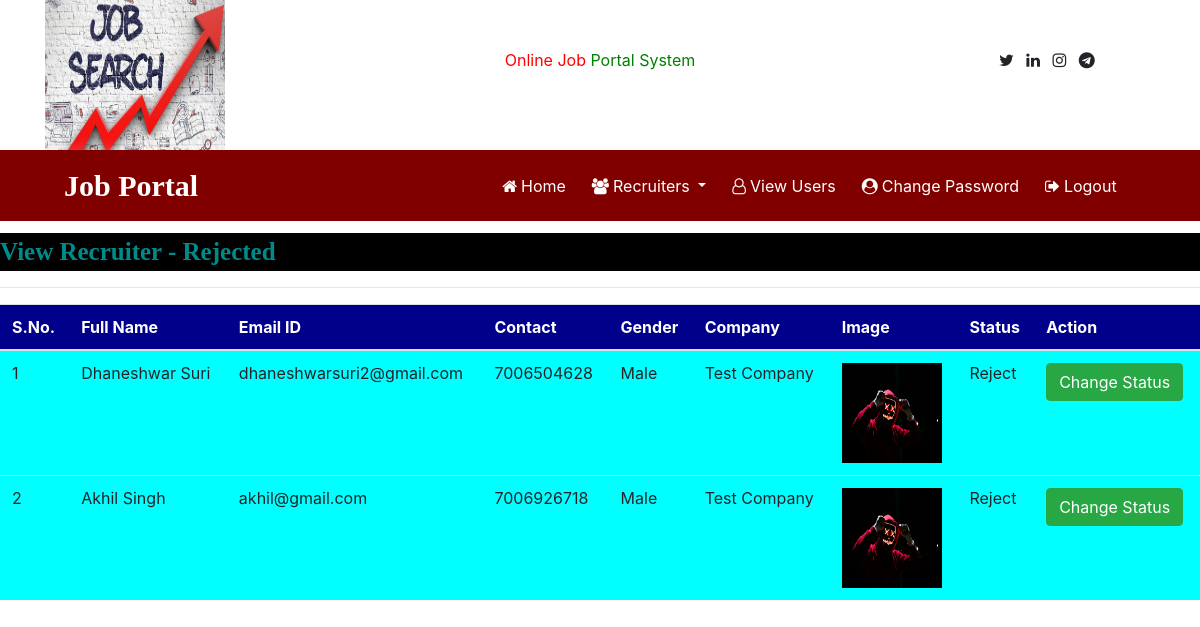
Page /recruiter_rejected (signed in) on the committed database.
### job/models.py (models this page shows, shortened)
class Recruiter(models.Model):
        user = models.ForeignKey(User, on_delete=models.CASCADE)
        mobile = models.CharField(max_length=15, null=True)
        image = models.FileField(upload_to="profile", null=True)
        type = models.CharField(max_length=20, null=True)
        gender = models.CharField(max_length=10, null=True)
        company = models.CharField(max_length=200, null=True)
        status = models.CharField(max_length=20, null=True)

### job/views.py (the view)
# urls.py: path('recruiter_rejected', recruiter_rejected, name='recruiter_rejected'),
def recruiter_rejected(request):
    if not request.user.is_authenticated:
        return redirect('admin_login')
    data = Recruiter.objects.filter(status="Reject")
    d = {'data': data}
    return render(request, 'recruiter_rejected.html',d)

### job/templates/recruiter_rejected.html
{%load static %}
{% block body %}
    {% include 'admin_navigation.html' %}
<marquee style="font-family: 'Monotype Corsiva',serif ; font-size: 25px ; color: darkcyan ; background-color: black ; font-weight: bold ; margin-top: 1% ">
    View Recruiter - Rejected
    </marquee>
    <hr>
<div >
 <table class="table table-hover " id="example">
<thead>
<tr style="background-color: darkblue; color: white">
    <th>S.No.</th>
    <th>Full Name</th>
    <th>Email ID</th>
    <th>Contact</th>
    <th>Gender</th>
    <th>Company</th>
    <th>Image</th>
    <th>Status</th>
    <th>Action</th>
</tr>
</thead>
<tbody>
{%  for i in data %}
<tr style="background-color: aqua">
    <td>{{ forloop.counter }}</td>
<td>{{ i.user.first_name }} {{ i.user.last_name }}</td>
<td>{{ i.user.username }}</td>
<td>{{ i.mobile }}</td>
<td>{{ i.gender }}</td>
    <td>{{ i.company }}</td>
<td><img src ="{{ i.image.url }}" style="width: 100px; height: 100px" alt=""></td>
    <td>{{ i.status }}</td>
<td>
    <a href="{% url 'change_status' i.id %}" class="btn btn-success">Change Status</a></td>
</tr>
{% endfor %}
</tbody>
</table>
</div>
{% endblock %}

### rows in the picture
Recruiter: user.first_name "Dhaneshwar", user.last_name "Suri", user.username "dhaneshwarsuri2@gmail.com", mobile "7006504628", gender "Male", company "Test Company", image (picture), status "Reject"
Recruiter: user.first_name "Akhil", user.last_name "Singh", user.username "akhil@gmail.com", mobile "7006926718", gender "Male", company "Test Company", image (picture), status "Reject"
